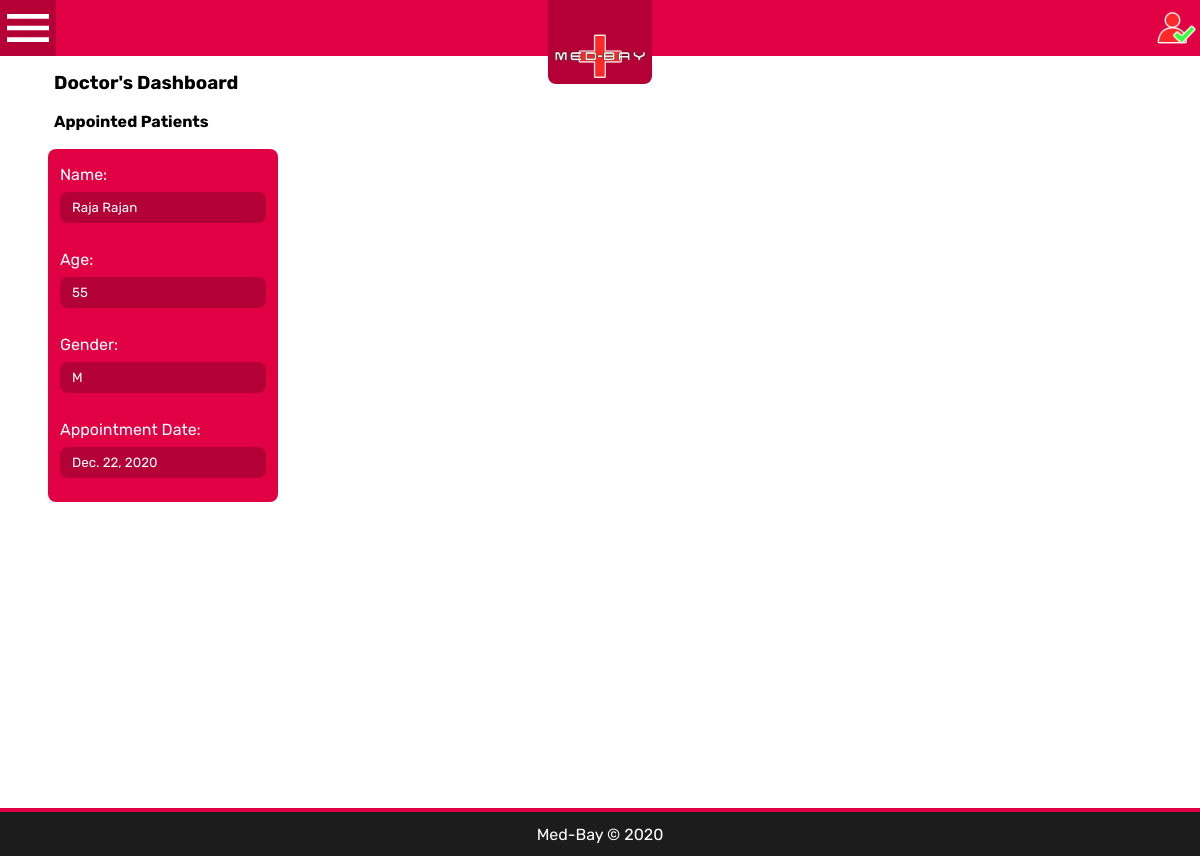
/doctor/ (signed in), run on the app's committed database.
### patients/models.py (models this page shows, shortened)
class Cases(models.Model):
    states = (("e", "Emergency"), ("n", "Normal"), ("c", "Checkup"))
    status_options = (("t", "ToDo"), ("i", "in progress"), ("d", "done"))
    doctor = models.ForeignKey(Doctor, on_delete=models.SET_NULL, null=True)
    patient = models.ForeignKey(Patient, on_delete=models.SET_NULL, null=True)
    desc = models.TextField()
    appointed_date = models.DateTimeField("appointment date")
    state = models.CharField(max_length=3, choices=states)
    status = models.CharField(max_length=3, choices=status_options)
    def __str__(self):
        return f'case_id: {self.id}'

class Patient(models.Model):
    blood_types = (("A+", "A+"), ("B+", "B+"), ("O+", "O+"), ("AB+", "AB+"),
                   ("A-", "A-"), ("B-", "B-"), ("O-", "O-"), ("AB-", "AB-"))
    gender_list = (("M", "male"), ("F", "female"), ("T", "trans"))
    name = models.CharField(max_length=100)
    age = models.IntegerField()
    gender = models.CharField(max_length=20, choices=gender_list)
    blood_type = models.CharField(max_length=5, choices=blood_types)
    email = models.EmailField()
    phone = models.CharField(max_length=10, default=None)

### doctors/views.py (the view)
# urls.py: path("", views.appointment, name="dashboard"),
@login_required()
def appointment(request):
    user = validate_access(request, 'd')
    cases = user.staff.doctor.cases_set.filter(status="t")
    if request.method == "POST":
        form_data = CaseProcessing(request.POST)
        if form_data.is_valid():
            case_id = form_data.cleaned_data['id']
            case = None
            for c in cases:
                if c.id == case_id:
                    case = c
            if case:
                case.desc = form_data.cleaned_data['desc']
                case.status = 'd'
                case.save()
                if form_data.cleaned_data["has_pres"]:
                    pres = Prescription(case=case)
                    pres.save()
                    response = redirect('doctor:add_prescription')
                    response['Location'] += f'?id={case.id}'
                    return response
            return redirect("doctor:dashboard")
    else:
        form = CaseProcessing()
        print(cases)
        return render(request, 'doctors/appointments.html', context={"cases": cases, 'form': form})

### doctors/forms.py
class CaseProcessing(forms.Form):
    id = forms.IntegerField()
    has_pres = forms.BooleanField(widget=forms.CheckboxInput(attrs={'class': "patient-detail",
                                                                    'id': "has-prescription",
                                                                    'name': "has-prescription",
                                                                    'type': "checkbox",
                                                                    'default': "false"}), required=False)
    desc = forms.CharField(widget=forms.Textarea(attrs={'class': "patient-detail",
                                                        'id': "diagnosis",
                                                        'cols': "16", 'rows': "5",
                                                        'name': "diagnosis",
                                                        'placeholder': "Your Diagnosis"}))

### admins/utils.py (called while the page is built)
def validate_access(request, role, message=""):
    user = User.objects.get(username=request.user)
    if user.staff.role != role:
        raise PermissionDenied(message)
    return user

### doctors/templates/doctors/appointments.html (shortened to what this page needs)
{%extends "template.html" %}
{%block body %}
<div class="patient-container-root">
    <h3 id="patient-list-title">Doctor's Dashboard</h3><br>
    <h4 id="patient-list-title">Appointed Patients</h4><br>
    <div class="patient-list-container">
        {% for case in cases %}
        <div class="patient-container" onclick="showPatientFull({{case.id}})">
            <label class="patient-detail-label" class="patient-detail-label" onclick="showPatientFull({{case.id}})">Name: </label>
            <input class="patient-detail" id="name" type="text" value="{{case.patient.name}}" readonly><br>
            <label class="patient-detail-label" onclick="showPatientFull({{case.id}})">Age: </label>
            <input class="patient-detail" id="age" type="text" value="{{case.patient.age}}" pattern="[0-9]+" readonly><br>
            <label class="patient-detail-label" onclick="showPatientFull({{case.id}})">Gender: </label>
            <input class="patient-detail" id="gender" type="text" value="{{case.patient.gender | upper}}" size="1" readonly><br>
            <label class="patient-detail-label" onclick="showPatientFull({{case.id}})">Appointment Date: </label>
            <input class="patient-detail" id="date" type="text" value="{{case.appointed_date.date}}" onclick="showPatientFull({{case.id}})" readonly>
        </div>
        {% endfor %}
    </div>
</div>
{% endblock %}

### admins/static/style.css (style rules this page uses)
:root { --header-height: 7vh; }
body { margin: 0; height: 100%; color: white; font-family: 'Rubik'; background-color: white; overflow-x: hidden; }
.patient-container-root { margin: auto; width: 95%; height: 100%; }
#patient-list-title { color: black; margin: 2vh 2vw -2vh 2vw; }
.patient-list-container { display: flex; flex-wrap: wrap; }
.patient-container { display: grid; background-color: #E00043; border-radius: 8px; padding: 2vh 1vw 2vh 1vw; grid-gap: 0px; margin: 2vh 1.5vw 2vh 1.5vw; cursor: pointer; transition: all 0.3s; }
.patient-detail-label { cursor: pointer; width: 95%; }
.patient-detail { background-color: RGBA(0, 0, 0, 0.2); border-style: none; padding: 1vh 1vw 1vh 1vw; margin: 1vh 0 1vh 0; color: white; font-family: 'Rubik'; border-radius: 8px; -webkit-appearance: none; -moz-appearance: textfield; transition: all 0.25s; }

### data on the page
Cases: patient.name "Raja Rajan", patient.age "55", patient.gender "M", appointed_date "Dec. 22, 2020"
